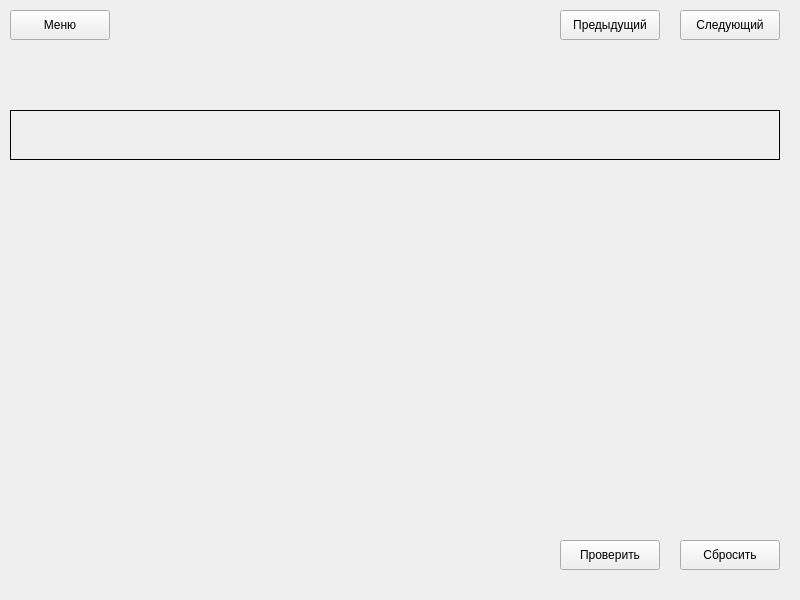
<?xml version="1.0" encoding="UTF-8"?>
<ui version="4.0">
 <class>QuizWidget</class>
 <widget class="QWidget" name="QuizWidget">
  <property name="geometry">
   <rect>
    <x>0</x>
    <y>0</y>
    <width>800</width>
    <height>600</height>
   </rect>
  </property>
  <property name="windowTitle">
   <string>Form</string>
  </property>
  <widget class="QPushButton" name="PrevQuestionBtn">
   <property name="geometry">
    <rect>
     <x>560</x>
     <y>10</y>
     <width>100</width>
     <height>30</height>
    </rect>
   </property>
   <property name="text">
    <string>Предыдущий</string>
   </property>
  </widget>
  <widget class="QPushButton" name="NextQuestionBtn">
   <property name="geometry">
    <rect>
     <x>680</x>
     <y>10</y>
     <width>100</width>
     <height>30</height>
    </rect>
   </property>
   <property name="text">
    <string>Следующий</string>
   </property>
  </widget>
  <widget class="QLabel" name="QuestionLabel">
   <property name="geometry">
    <rect>
     <x>10</x>
     <y>110</y>
     <width>770</width>
     <height>50</height>
    </rect>
   </property>
   <property name="autoFillBackground">
    <bool>false</bool>
   </property>
   <property name="frameShape">
    <enum>QFrame::Box</enum>
   </property>
   <property name="lineWidth">
    <number>1</number>
   </property>
   <property name="text">
    <string/>
   </property>
  </widget>
  <widget class="QPushButton" name="BackToMenuBtn">
   <property name="geometry">
    <rect>
     <x>10</x>
     <y>10</y>
     <width>100</width>
     <height>30</height>
    </rect>
   </property>
   <property name="text">
    <string>Меню</string>
   </property>
  </widget>
  <widget class="QWidget" name="verticalLayoutWidget">
   <property name="geometry">
    <rect>
     <x>10</x>
     <y>180</y>
     <width>771</width>
     <height>351</height>
    </rect>
   </property>
   <layout class="QVBoxLayout" name="VBox"/>
  </widget>
  <widget class="QPushButton" name="CheckBtn">
   <property name="geometry">
    <rect>
     <x>560</x>
     <y>540</y>
     <width>100</width>
     <height>30</height>
    </rect>
   </property>
   <property name="text">
    <string>Проверить</string>
   </property>
  </widget>
  <widget class="QPushButton" name="ResetBtn">
   <property name="geometry">
    <rect>
     <x>680</x>
     <y>540</y>
     <width>100</width>
     <height>30</height>
    </rect>
   </property>
   <property name="text">
    <string>Сбросить</string>
   </property>
  </widget>
  <widget class="QLabel" name="ThemeLabel">
   <property name="geometry">
    <rect>
     <x>10</x>
     <y>50</y>
     <width>770</width>
     <height>50</height>
    </rect>
   </property>
   <property name="frameShape">
    <enum>QFrame::NoFrame</enum>
   </property>
   <property name="text">
    <string/>
   </property>
  </widget>
 </widget>
 <resources/>
 <connections/>
</ui>
